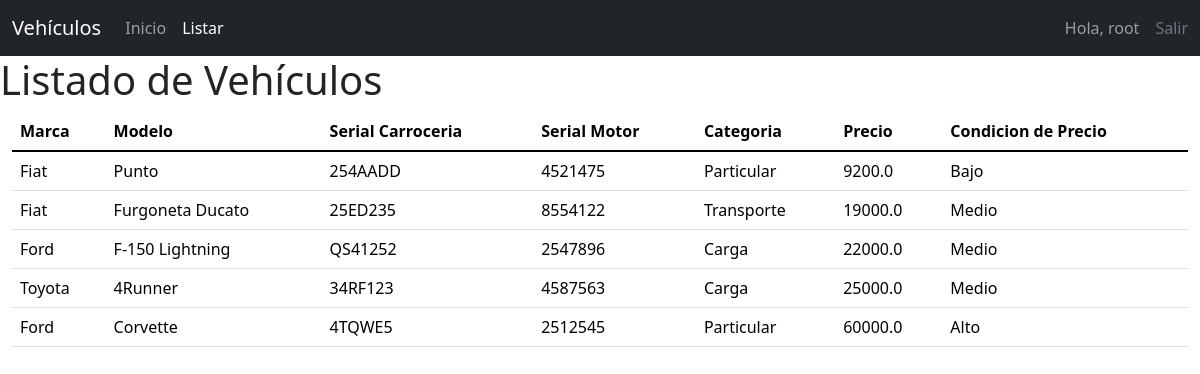
Screenshot of /listar/ (signed in) with the database file from the repository.
### vehiculo/models.py (models this page shows, shortened)
class Vehiculo(models.Model):
    marca = models.CharField(max_length=20)
    modelo = models.CharField(max_length=100)
    serial_carroceria = models.CharField(max_length=50)
    serial_motor = models.CharField(max_length=50)
    categoria = models.CharField(max_length=20)
    precio = models.FloatField()
    fecha_creacion = models.DateTimeField(auto_now_add=True)
    fecha_modificacion = models.DateTimeField(auto_now=True)
    class Meta:
        permissions = [
            ("visualizar_catalogo", "Can view catalog of vehicles"),
        ]

### vehiculo/views.py (the view)
# urls.py: path('listar/', views.listar_vehiculos, name='listar_vehiculos'),  # Ruta para listar vehículos
@login_required
@permission_required('vehiculo.visualizar_catalogo', raise_exception=True)
def listar_vehiculos(request):
    vehiculos = Vehiculo.objects.all()
    for vehiculo in vehiculos:
        if vehiculo.precio <= 10000:
            vehiculo.condicion_precio = 'Bajo'
        elif 10000 < vehiculo.precio <= 30000:
            vehiculo.condicion_precio = 'Medio'
        else:
            vehiculo.condicion_precio = 'Alto'
    context = {
        'vehiculos': vehiculos,
    }
    return render(request, 'vehiculo/listar.html', context)

### vehiculo/templates/vehiculo/listar.html (shortened to what this page needs)
<link href="https://cdn.jsdelivr.net/npm/bootstrap@5.3.2/dist/css/bootstrap.min.css" rel="stylesheet">
</head>
<body>
    <nav class="navbar navbar-expand-lg navbar-dark bg-dark">
        <div class="container-fluid">
            <a class="navbar-brand" href="#">Vehículos</a>
            <div class="collapse navbar-collapse" id="navbarNav">
                <ul class="navbar-nav me-auto">
                    <li class="nav-item">
                        <a class="nav-link" aria-current="page" href="{% url 'index' %}">Inicio</a>
                    </li>
                    <li class="nav-item">
                        <a class="nav-link active" href="{% url 'listar_vehiculos' %}">Listar</a>
                    </li>
                </ul>
                <span class="navbar-text me-3">
                    Hola, {{ request.user.username }}
                </span>
                <a class="nav-link text-secondary" href="{% url 'logout' %}">Salir</a>
            </div>
        </div>
    </nav>
    <header>
        <h1>Listado de Vehículos</h1>
    </header>
    <div class="container-fluid">
        <table class="table w-100">
            <thead>
                <tr>
                    <th>Marca</th>
                    <th>Modelo</th>
                    <th>Serial Carroceria</th>
                    <th>Serial Motor</th>
                    <th>Categoria</th>
                    <th>Precio</th>
                    <th>Condicion de Precio</th>
                </tr>
            </thead>
            <tbody>
                {% for vehiculo in vehiculos %}
                    <tr>
                        <td>{{ vehiculo.marca }}</td>
                        <td>{{ vehiculo.modelo }}</td>
                        <td>{{ vehiculo.serial_carroceria }}</td>
                        <td>{{ vehiculo.serial_motor }}</td>
                        <td>{{ vehiculo.categoria }}</td>
                        <td>{{ vehiculo.precio }}</td>
                        <td>{{ vehiculo.condicion_precio }}</td>
                    </tr>
                {% endfor %}
            </tbody>
        </table>
    </div>
</body>
</html>

### vehiculo/templates/vehiculo/listar.html (style rules this page uses)
.table thead th { border-bottom: 2px solid black; }
.table tbody tr { background-color: #f8f9fa; border-bottom: 1px solid #dee2e6; }

### rows the page displays
Vehiculo: marca "Fiat", modelo "Punto", serial_carroceria "254AADD", serial_motor "4521475", categoria "Particular", precio "9200.0", condicion_precio "Bajo"
Vehiculo: marca "Fiat", modelo "Furgoneta Ducato", serial_carroceria "25ED235", serial_motor "8554122", categoria "Transporte", precio "19000.0", condicion_precio "Medio"
Vehiculo: marca "Ford", modelo "F-150 Lightning", serial_carroceria "QS41252", serial_motor "2547896", categoria "Carga", precio "22000.0", condicion_precio "Medio"
Vehiculo: marca "Toyota", modelo "4Runner", serial_carroceria "34RF123", serial_motor "4587563", categoria "Carga", precio "25000.0", condicion_precio "Medio"
Vehiculo: marca "Ford", modelo "Corvette", serial_carroceria "4TQWE5", serial_motor "2512545", categoria "Particular", precio "60000.0", condicion_precio "Alto"

### other values shown
{{ request.user.username }} "root"
